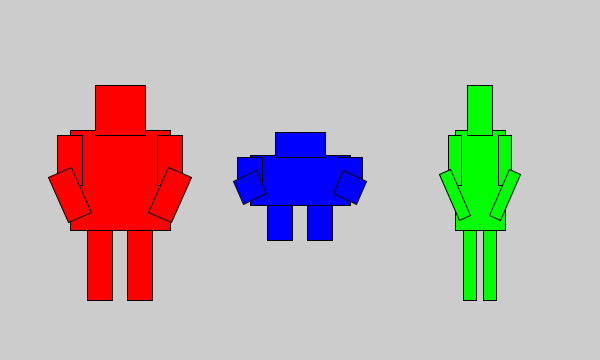
Frame 1 (no input)
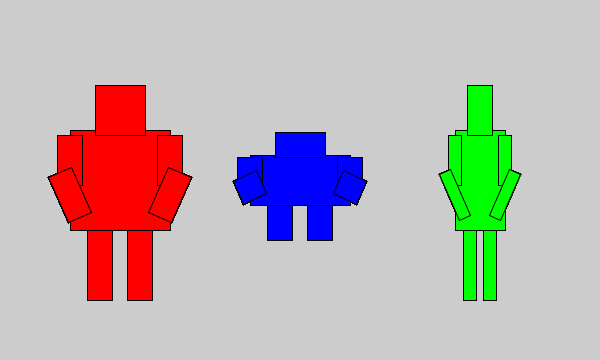
Frame 60 (the mouse pressed at the canvas centre just before this capture)
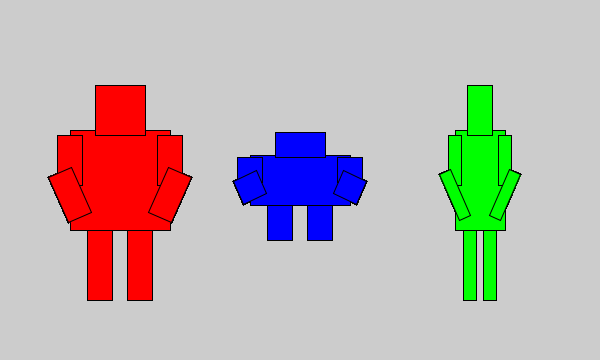
Frame 120 (the mouse held since frame 60 and released just before this capture)

The Processing sketch that drew these frames (run headless with seeded random() and noise(); from frame 60 on, the mouse is pressed at the canvas centre):

// Processing sketch: processing_54047
// ── processing_54047.pde

void setup() {
 
  size(600, 360);
  rectMode(CENTER); 

  
}
    
void draw() {
  roboto(width*0.2, height*0.5, 100,100, 0);// regular
  roboto(width*0.8, height*0.5, 50, 100, 1); // skinny
  roboto(width * 0.5, height*0.5, 100, 50, 2); // fat
}
 
 
 
 
void drawArm(int lOrR, float x, float y, float bwidth, float bheight){
  
  pushMatrix();
  
   if( lOrR == 0){
    
    rect( x - (bwidth/2), y - bheight/5, bwidth/4, bheight*0.5);
    translate( 0, bheight*0.25);
    translate( x- bwidth*0.5, ( y - bheight/10 ));
    rotate( 9);
    translate( -(x- bwidth*0.5),-( y - bheight/10));
    rect( x - bwidth*0.5, y - bheight/10 , bwidth/4, bheight*0.5);
   
   }
   
   if( lOrR == 1){
   rect( x + (bwidth/2), y - bheight/5, bwidth/4, bheight*0.5);
    translate( 0, bheight*0.25);
    translate( x+ bwidth*0.5, ( y - bheight/10 ));
    rotate( -9);
    translate( -(x+ bwidth*0.5),-( y - bheight/10));
    rect( x + bwidth*0.5, y - bheight/10 , bwidth/4, bheight*0.5);
   }
  popMatrix();
  
  
}

void drawLeg(int lOrR, float x, float y, float bwidth, float bheight){
  
  pushMatrix();
  
   if( lOrR == 0)  
    rect( x - bwidth*0.2, y + bheight*0.7, bwidth/4, bheight); 
   
   
   if( lOrR == 1)
    rect( x + bwidth*0.2, y + bheight*0.7, bwidth/4, bheight); 
   
  popMatrix();
  
  
}

void drawHead( float x,float y, float bwidth, float bheight){
 
 rect( x, y - bheight*0.7, bwidth/2, bheight/2); 
  
}
 
void roboto(float x,float y, float bwidth, float bheight, int theColor) {
  
  if( theColor == 0)
  fill( 255, 0, 0);
  if( theColor == 1)
  fill( 0, 255, 0);
  if( theColor == 2)
  fill( 0, 0, 255);
  
  drawLeg( 0, x, y, bwidth, bheight);
  drawLeg( 1, x, y, bwidth, bheight);
  rect(x, y, bwidth, bheight);
  drawArm( 0, x, y, bwidth, bheight);
  drawArm( 1, x, y, bwidth, bheight);
  drawHead( x,y, bwidth, bheight);
  
  
}
